Frame 1 (no input): blank canvas, image omitted
Frame 60 (no input): blank canvas, image omitted
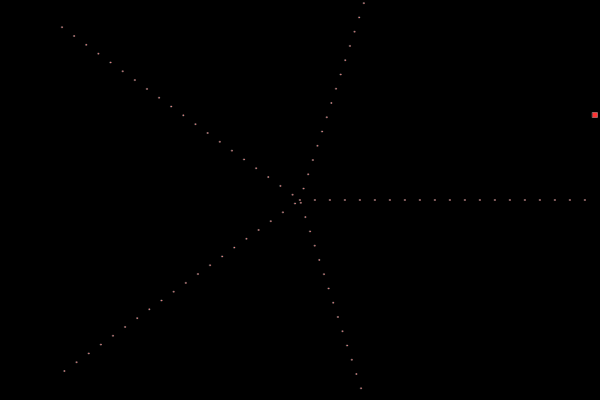
Frame 120 (the mouse pressed at the canvas centre since frame 60)

The p5.js sketch whose frames 1 and 60 were blank and that drew this single picture after the mouse press (run headless with seeded random() and noise() and a simulated clock; from frame 60 on, the mouse is pressed at the canvas centre):

// p5.js sketch
// ── sketch.js
var rectX = 0;
var rectY = 100;
var speedX = 5;
var speedY = 5;

function setup() {
  createCanvas(600, 400);
}

  var myHue = 0;

function draw() {

  colorMode(HSB);
  background(0);
  rectMode(CENTER);
  myHue += 100;
  fill(myHue, 80, 340);
  strokeWeight(0.3);
  stroke(250);
  rect(rectX, rectY, 5, 5);

  if (myHue > 360) {
    myHue = 0;
  }

  if (rectX > width || rectX < 0) {
  speedX = speedX * -1;
}

  rectX = rectX + speedX;

  if (rectY > height || rectY < 0) {
    speedY = speedY * -1;
  }

  rectY = rectY + speedY;

  var myVar = 0;
    var numOfLoop = 100;
    var rectSize = 1;
    for(var i = 0; i < numOfLoop; i++) {
      var theta = i * ((Math.PI * 2) / numOfLoop) * (mouseY * 0.1)
      var radius = 0.01 * i * mouseX;

      var xPos = Math.cos(theta) * radius + width/2;
      var yPos = Math.sin(theta) * radius + height/2;

      //fill(100 + i * 1, 50, 100);
      rect(xPos, yPos, rectSize, rectSize);
    }
}
